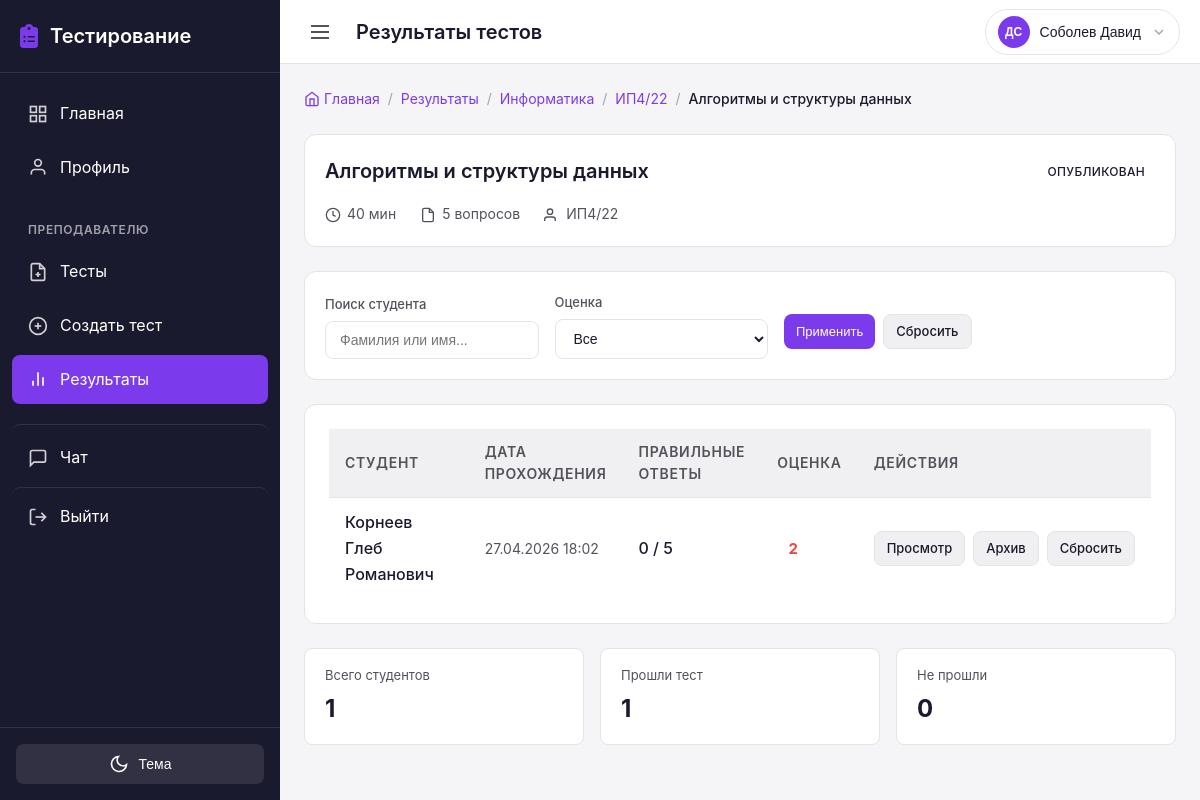
Page /teacher/results/subjects/6/groups/4/tests/14/students/ (signed in) on the earlier database version.
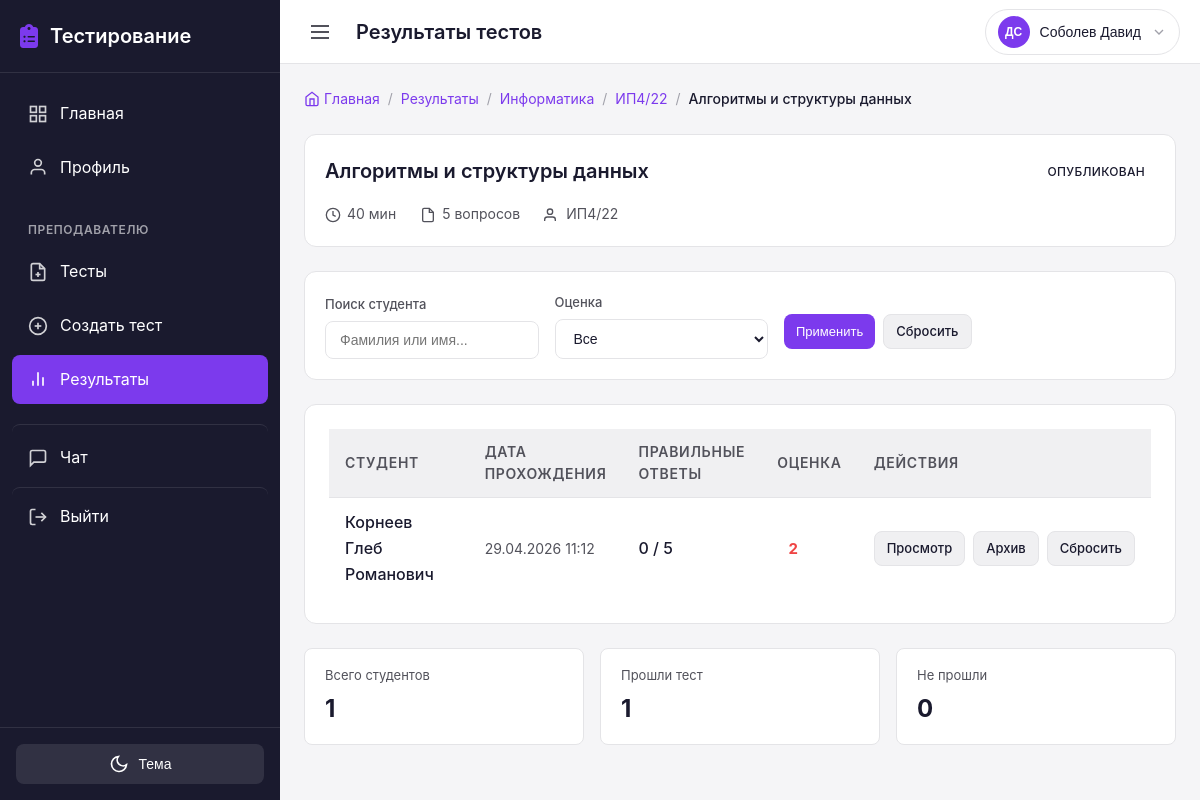
Same page on the later database version.
### results/models.py (models this page shows, shortened)
class Result(models.Model):
    GRADE_CHOICES = [
        (2, '2 (Неудовлетворительно)'),
        (3, '3 (Удовлетворительно)'),
        (4, '4 (Хорошо)'),
        (5, '5 (Отлично)'),
    ]
    test = models.ForeignKey(
        'tests.Test',
        on_delete=models.CASCADE,
        related_name='results',
        verbose_name='Тест'
    )
    student = models.ForeignKey(
        settings.AUTH_USER_MODEL,
        on_delete=models.CASCADE,
        related_name='test_results',
        limit_choices_to={'role': 'student'},
        verbose_name='Студент'
    )
    grade = models.PositiveSmallIntegerField(
        choices=GRADE_CHOICES,
        null=True,
        blank=True,
        verbose_name='Оценка',
        help_text='Оценка за тест (2-5) или пусто, если не проверено'
    )
    started_at = models.DateTimeField(
        auto_now_add=True,
        verbose_name='Время начала'
    )
    completed_at = models.DateTimeField(
        null=True,
        blank=True,
        verbose_name='Время завершения'
    )
    correct_answers_count = models.PositiveIntegerField(
        default=0,
        verbose_name='Количество верных ответов'
    )
    total_questions = models.PositiveIntegerField(
        default=0,
        verbose_name='Общее количество вопросов'
    )
    device_info = models.CharField(
        max_length=200,
        blank=True,
        verbose_name='Устройство',
        help_text='Информация об устройстве, с которого проходил тест'
    )
    tab_switches_count = models.PositiveIntegerField(
        default=0,
        verbose_name='Переключения вкладок',
        help_text='Количество раз, когда страница становилась неактивной'
    )
    class Meta:
        verbose_name = 'Результат'
        verbose_name_plural = 'Результаты'
        ordering = ['-completed_at', '-started_at']
    @property
    def remaining_seconds(self):
        if self.completed_at or not self.started_at or not self.test_id:
            return None
        time_limit_seconds = (self.test.time_limit or 0) * 60
        elapsed_seconds = int((timezone.now() - self.started_at).total_seconds())
        return max(0, time_limit_seconds - elapsed_seconds)

### users/views.py (the view, shortened to what this page needs)
# urls.py: path('teacher/results/subjects/<int:subject_id>/groups/<int:group_id>/tests/<int:test_id>/students/', views.teacher_results_students, name='teacher_results_students'),
@login_required
def teacher_results_students(request, subject_id, group_id, test_id):
    from groups.models import Subject, Group
    from tests.models import Test
    from results.models import Result
    if not request.user.is_teacher:
        messages.error(request, 'У вас нет доступа к этой странице')
        return redirect('dashboard')
    subject = get_object_or_404(Subject, id=subject_id, teachers=request.user)
    group = get_object_or_404(Group, id=group_id)
    test = get_object_or_404(Test, id=test_id, subject=subject, created_by=request.user, groups=group)
    search = request.GET.get('search', '')
    grade_filter = request.GET.get('grade', '')
    students = User.objects.filter(
        profile__group=group,
        role='student'
    ).select_related('profile')
    if search:
        students = students.filter(
            Q(last_name__icontains=search) |
            Q(first_name__icontains=search)
        )
    results = Result.objects.filter(
        test=test,
        student__profile__group=group
    ).select_related('student', 'student__profile')
    results_dict = {result.student.id: result for result in results}
    not_passed_count = students.count() - len(results_dict)
    context = {
        'subject': subject,
        'group': group,
        'test': test,
        'students': students,
        'results_dict': results_dict,
        'search': search,
        'grade_filter': grade_filter,
        'not_passed_count': not_passed_count,
    }
    return render(request, 'users/teacher/results_students.html', context)

### chat/context_processors.py (called while the page is built)
def unread_messages_count(request):
    if request.user.is_authenticated:
        count = Message.objects.filter(receiver=request.user, is_read=False).count()
        return {'total_unread_messages': count}
    return {'total_unread_messages': 0}

### testingPlatform/ngrok_skip_warning.py (called while the page is built)
    def __call__(self, request):
        request.META['HTTP_NGROK_SKIP_BROWSER_WARNING'] = 'true'
        response = self.get_response(request)
        response['ngrok-skip-browser-warning'] = 'true'
        return response

### users/models.py (called while the page is built)
    @property
    def is_teacher(self):
        return self.role == UserRole.TEACHER

    @property
    def is_student(self):
        return self.role == UserRole.STUDENT

### users/templatetags/user_tags.py (called while the page is built)
@register.filter
def dict_lookup(dictionary, key):
    if dictionary is None:
        return None
    return dictionary.get(key)

### templates/users/teacher/results_students.html (shortened to what the changed rows need)
{% extends 'base.html' %}
{% load user_tags %}
{% block content %}
<div class="results-container">
    <div class="test-info-card card mb-3">
        <div class="test-info-header">
            <h2 class="test-info-title">{{ test.title }}</h2>
        </div>
    </div>
    <div class="card">
        <div class="card-body">
            <div class="table-container">
                <table class="table">
                    <thead>
                        <tr>
                            <th style="width: 40%;">Студент</th>
                            <th>Дата прохождения</th>
                            <th>Правильные ответы</th>
                            <th>Оценка</th>
                            <th>Действия</th>
                        </tr>
                    </thead>
                    <tbody>
                        {% for student in students %}
                        {% with result=results_dict|dict_lookup:student.id %}
                        <tr class="{% if not result %}row-no-result{% endif %}"
                            data-student-id="{{ student.id }}"
                            data-live-kind="students"
                            {% if result %}
                            data-live-result-id="{{ result.id }}"
                            data-remaining-seconds="{{ result.remaining_seconds|default_if_none:'' }}"
                            {% endif %}>
                            <td>
                                <a href="{% url 'user_profile_detail' student.id %}?next={{ request.get_full_path|urlencode }}" class="student-link">
                                    <div class="student-name">
                                        {{ student.last_name }} {{ student.first_name }}
                                        {% if student.patronymic %}{{ student.patronymic }}{% endif %}
                                    </div>
                                </a>
                            </td>
                            <td>
                                {% if result and result.completed_at %}
                                    <span class="result-date" data-result-date>{{ result.completed_at|date:"d.m.Y H:i" }}</span>
                                {% elif result %}
                                    <span class="badge badge-draft">В процессе</span>
                                {% else %}
                                    <span class="text-muted">—</span>
                                {% endif %}
                            </td>
                            <td>
                                {% if result %}
                                    <span class="answers-count" data-result-answers>
                                        {{ result.correct_answers_count }} / {{ result.total_questions }}
                                    </span>
                                {% else %}
                                    <span class="text-muted">—</span>
                                {% endif %}
                            </td>
                            <td>
                                {% if result and result.grade %}
                                    <span class="grade-badge grade-{{ result.grade }}" data-result-grade>
                                        {{ result.grade }}
                                    </span>
                                {% elif result and not result.completed_at %}
                                    <span class="remaining-time" data-result-grade>{{ result.remaining_seconds|format_timer }}</span>
                                {% else %}
                                    <span class="text-muted">—</span>
                                {% endif %}
                            </td>
                            <td>
                                {% if result %}
                                    <div class="actions-cell">
                                        <a href="{% url 'test_result_detail' result.id %}"
                                           class="btn btn-secondary btn-sm">
                                            Просмотр
                                        </a>
                                        <a href="{% url 'teacher_archived_results' student.id test.id %}?next={{ request.path }}"
                                           class="btn btn-secondary btn-sm">
                                            Архив
                                        </a>
                                        {% if result.completed_at %}
                                        <a href="{% url 'test_result_reset' result.id %}?next={{ request.path }}"
                                           class="btn btn-secondary btn-sm"
                                           onclick="return confirmAction('Сбросить результат? Студент сможет пройти тест заново.')">
                                            Сбросить
                                        </a>
                                        {% endif %}
                                    </div>
                                {% endif %}
                            </td>
                        </tr>
                        {% endwith %}
                        {% endfor %}
                    </tbody>
                </table>
            </div>
        </div>
    </div>
</div>
{% endblock %}

Differences in the rows shown:
removed Result: completed_at "27.04.2026 18:02", correct_answers_count "0", total_questions "5", grade "2"
added Result: completed_at "29.04.2026 11:12", correct_answers_count "0", total_questions "5", grade "2"
